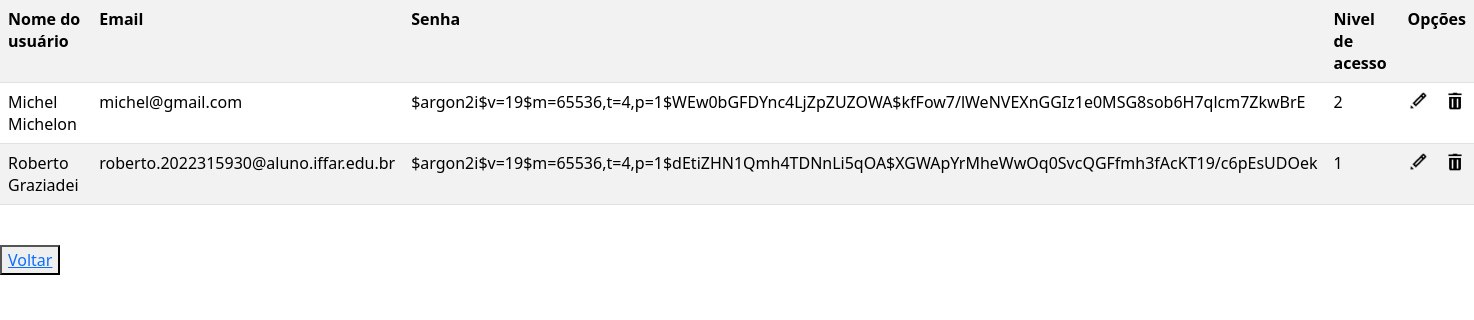
The page /crud/crud_usuario/listar.php (signed in) on the database its author committed.
### tables this page shows
CREATE TABLE IF NOT EXISTS `usuario` (
  `nome_usuario` varchar(255) NOT NULL,
  `email` varchar(255) NOT NULL,
  `senha` varchar(255) NOT NULL,
  `nivel` int NOT NULL,
  PRIMARY KEY (`email`)
);

### crud/crud_usuario/listar.php (the view, shortened to what this page needs)
<?php
include('../../conecta.php');
echo "<link rel='stylesheet' href='https://cdn.jsdelivr.net/npm/bootstrap@5.3.3/dist/css/bootstrap.min.css'>";
$sql = "SELECT * FROM usuario";
$resultado = mysqli_query($conexao, $sql);
echo '<table class="table table-white table-striped">
<tr>
<th scope="col">Nome do usuário</th>
<th scope="col">Email</th>
<th scope="col">Senha</th>
<th scope="col">Nivel de acesso</th>
<th colspan=3>Opções</th>
</tr>';
while ($dados = mysqli_fetch_assoc($resultado)) {
    echo '<tr>';
    echo '<td>' . $dados['nome_usuario'] . '</td>';
    echo '<td>' . $dados['email'] . '</td>';
    echo '<td>' . $dados['senha'] . '</td>';
    echo '<td>' . $dados['nivel'] . '</td>';
    echo '<td> <a href="formedit.php?email=' . $dados['email'] . '"> <img src="imagens/editar.png" width="20" height="20"> </a> </td>';
    echo '<td> <a href="excluir?email=' . $dados['email'] . '"> <img src="imagens/excluir.png" width="20" height="20"> </a> </td>';
    echo '</tr>';
}
echo '</table>' . "<br>";
echo '<button><a href="index.php">Voltar</a></button>';

### rows shown on the page
usuario: nome_usuario "Michel Michelon", email "michel@gmail.com", senha "$argon2i$v=19$m=65536,t=4,p=1$WEw0bGFDYnc4LjZpZUZOWA$kfFow7/lWeNVEXnGGIz1e0MSG8sob6H7qlcm7ZkwBrE", nivel "2"
usuario: nome_usuario "Roberto Graziadei", email "roberto.2022315930@aluno.iffar.edu.br", senha "$argon2i$v=19$m=65536,t=4,p=1$dEtiZHN1Qmh4TDNnLi5qOA$XGWApYrMheWwOq0SvcQGFfmh3fAcKT19/c6pEsUDOek", nivel "1"
